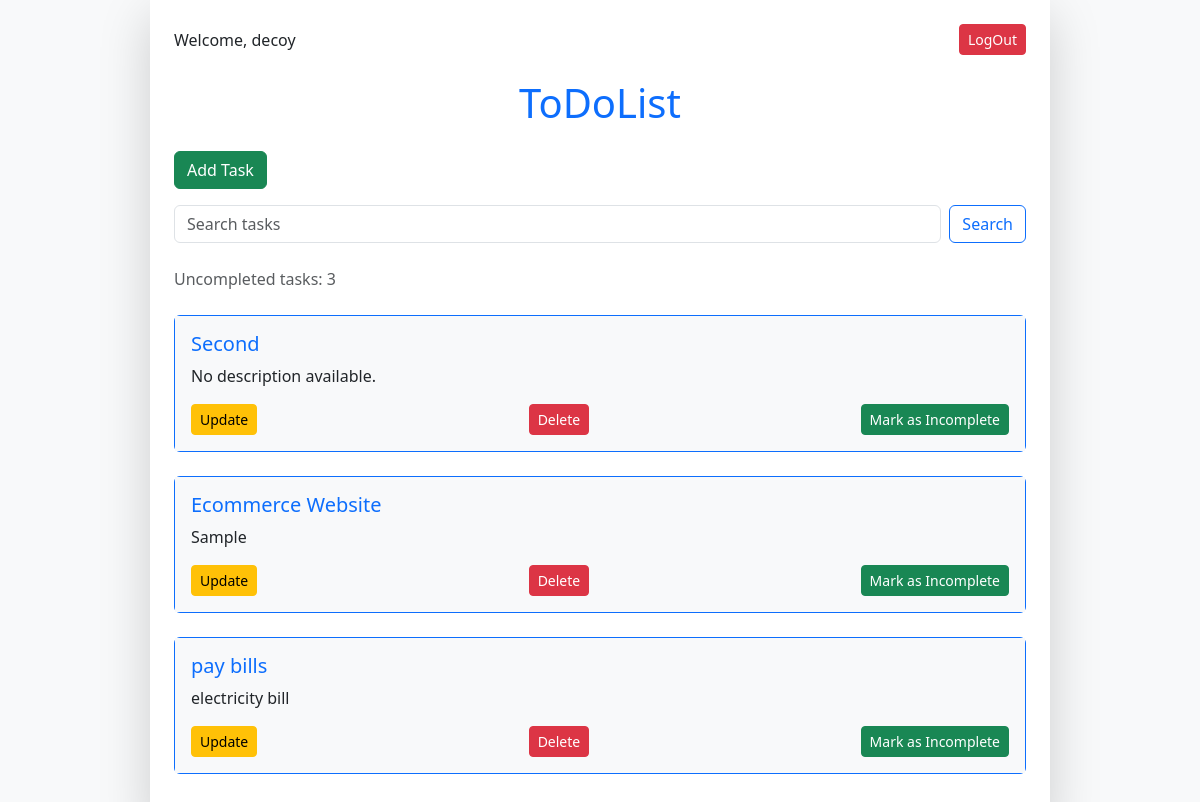
The app's page / (signed in) with its own data.
### tdl/models.py (models this page shows, shortened)
class Task(models.Model):
    user = models.ForeignKey(User, on_delete=models.CASCADE, null=True, blank=True)
    title = models.CharField(max_length=200)
    description = models.TextField(null=True, blank=True)
    complete = models.BooleanField(default=False)
    createdAt = models.DateTimeField(auto_now_add=True)
    class Meta:
        ordering = ['complete']

### tdl/views.py (the view)
# urls.py: path('', views.TaskList.as_view(), name="TaskList"),
class TaskList(LoginRequiredMixin, ListView):
    model = Task
    context_object_name = 'tasks'
    def get_context_data(self, **kwargs):
        context = super().get_context_data(**kwargs)
        tasks = context['tasks'].filter(user=self.request.user)
        count_incomplete = tasks.filter(complete=False).count()
        search_input = self.request.GET.get('search-area') or ''
        if search_input:
            tasks = tasks.filter(title__icontains=search_input)
        context['tasks'] = tasks
        context['count'] = count_incomplete
        context['search_input'] = search_input
        return context

### tdl/templates/tdl/task_list.html (shortened to what this page needs)
{% load static %}
<!DOCTYPE html>
<html lang="en">
<head>
    <link href="https://cdn.jsdelivr.net/npm/bootstrap@5.3.0-alpha3/dist/css/bootstrap.min.css" rel="stylesheet">
</head>
<body class="bg-light">
    <div class="container d-flex justify-content-center align-items-center min-vh-100">
        <div class="box shadow-lg p-4 bg-white w-100" style="max-width: 900px;">
            {% if request.user.is_authenticated %}
            <div class="d-flex justify-content-between align-items-center mb-4">
                <p class="mb-0">Welcome, {{ request.user }}</p>
                <form method="post" action="{% url 'LogOut' %}">
                    <button class="btn btn-danger btn-sm" type="submit">LogOut</button>
                </form>
            </div>
            {% else %}
            <div class="text-end mb-4">
                <a class="btn btn-primary btn-sm" href="{% url 'LogIn' %}">LogIn</a>
            </div>
            {% endif %}
            <h1 class="text-center text-primary mb-4">ToDoList</h1>
            <div class="mb-4">
                <a href="{% url 'CreateTask' %}" class="btn btn-success mb-3">Add Task</a>
                <form class="d-flex" action="" method="get">
                    <input class="form-control me-2" type="text" name="search-area" placeholder="Search tasks"
                        value="{{ search_input }}">
                    <button class="btn btn-outline-primary" type="submit">Search</button>
                </form>
            </div>
            <p class="text-muted mb-4">Uncompleted tasks: {{ tasks.count }}</p>
            <div class="row">
                {% for ta in tasks %}
                <div class="col-12 mb-4">
                    <div class="card border-primary">
                        <div class="card-body bg-light">
                            <h5 class="card-title text-primary font-weight-bold">{{ ta.title }}</h5>
                            <p class="card-text">
                                {% if ta.description %}
                                    {{ ta.description }}
                                {% else %}
                                    No description available.
                                {% endif %}
                            </p>
                            <div class="d-flex justify-content-between">
                                <a href="{% url 'TaskUpdate' ta.id %}" class="btn btn-warning btn-sm">Update</a>
                                <a href="{% url 'TaskDelete' ta.id %}" class="btn btn-danger btn-sm" data-bs-toggle="modal" data-bs-target="#deleteModal-{{ ta.id }}">Delete</a>
                                {% if ta.complete %}
                                <form method="post" action="{% url 'ToggleComplete' ta.id %}">
                                    <button class="btn btn-success btn-sm" type="submit">Mark as Incomplete</button>
                                </form>
                                {% else %}
                                <form method="post" action="{% url 'ToggleComplete' ta.id %}">
                                    {% csrf_token %}
                                    <button class="btn btn-secondary btn-sm" type="submit">Mark as Complete</button>
                                </form>
                                {% endif %}
                            </div>
                        </div>
                    </div>
                </div>
                {% endfor %}
            </div>
        </div>
    </div>
</body>
</html>

### records on screen
Task: title "Second", description "No description available.", complete "Mark as Incomplete"
Task: title "Ecommerce Website", description "Sample", complete "Mark as Incomplete"
Task: title "pay bills", description "electricity bill", complete "Mark as Incomplete"

### other values on screen
{{ request.user }} "decoy"
{{ tasks.count }} "3"
